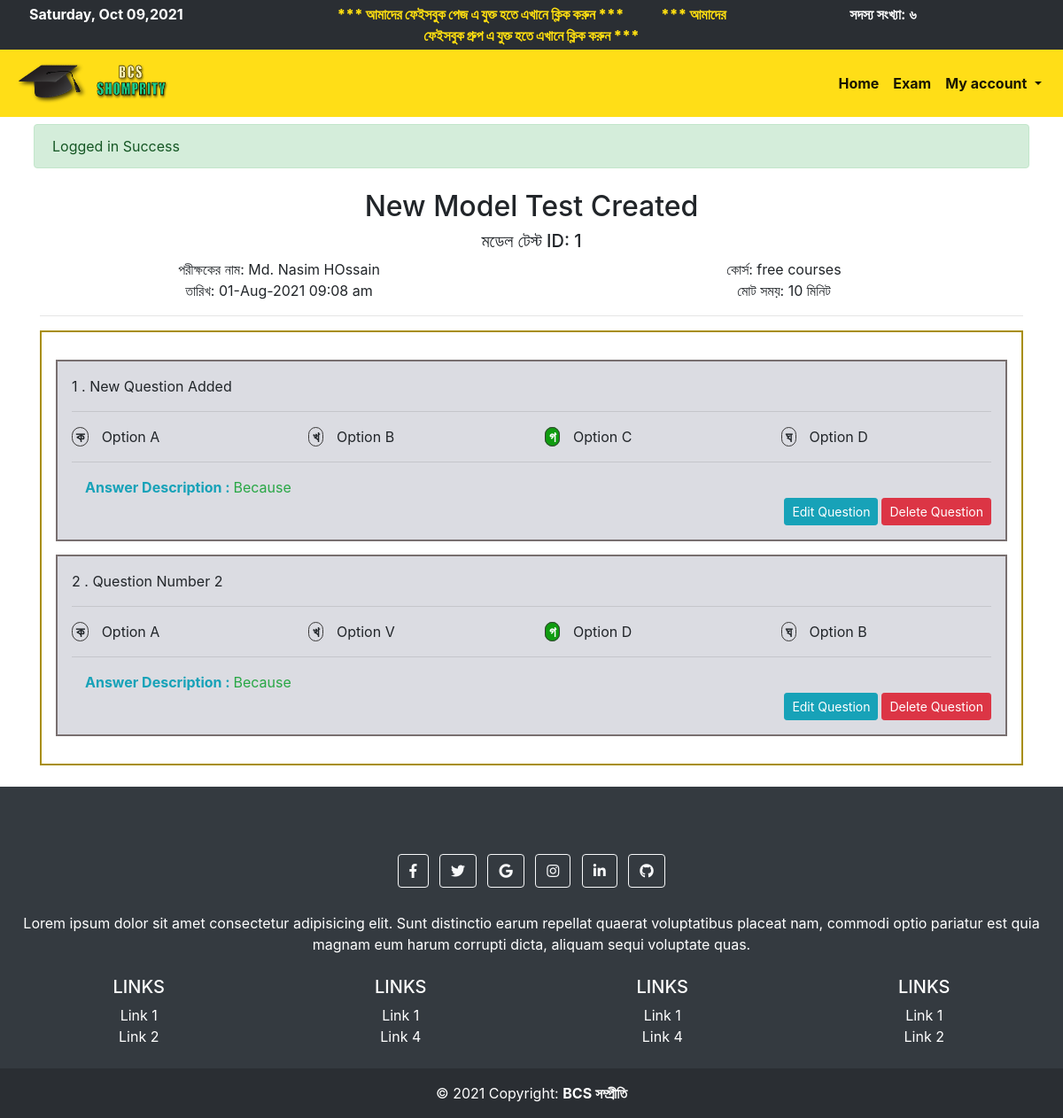
The page /student/view_model_question.php?id=39 (signed in) on the database its author committed.
### tables this page shows
CREATE TABLE `model_test` (
  `id` int(11) NOT NULL,
  `user_id` int(11) NOT NULL,
  `model_test_name` varchar(100) NOT NULL,
  `model_test_examiner_name` varchar(100) NOT NULL,
  `positive_mark` float NOT NULL,
  `negative_mark` float NOT NULL,
  `model_test_date` varchar(100) NOT NULL,
  `duration` int(11) NOT NULL,
  `model_set` varchar(100) DEFAULT NULL,
  `course_id` int(11) DEFAULT NULL,
  `payment` int(11) DEFAULT NULL,
  `pinned` int(11) DEFAULT NULL,
  `secure_pin` varchar(100) DEFAULT NULL,
  `image_name` varchar(100) DEFAULT NULL,
  `image_type` varchar(100) DEFAULT NULL,
  `participants` int(11) DEFAULT NULL,
  `finished` int(11) DEFAULT NULL,
  `total_questions` int(11) DEFAULT NULL,
  `created_at` timestamp NULL DEFAULT current_timestamp(),
  `banner_payment_amount` varchar(100) DEFAULT NULL,
  `banner_medium` varchar(100) DEFAULT NULL,
  `banner_action` tinyint(1) NOT NULL DEFAULT 0,
  `banner_payment_number` varchar(100) DEFAULT NULL
);

CREATE TABLE `create_course` (
  `id` int(100) NOT NULL,
  `user_id` int(11) NOT NULL,
  `course_name` varchar(100) NOT NULL,
  `payment_status` tinyint(1) NOT NULL DEFAULT 0,
  `payment_amount` int(255) DEFAULT NULL,
  `register_student` int(255) DEFAULT 0,
  `created_exams` int(255) DEFAULT 0,
  `created_at` timestamp NOT NULL DEFAULT current_timestamp()
);

CREATE TABLE `questions` (
  `id` bigint(20) NOT NULL,
  `model_test_id` bigint(20) NOT NULL,
  `questions` longtext DEFAULT NULL CHECK (json_valid(`questions`)),
  `option_A` longtext DEFAULT NULL CHECK (json_valid(`option_A`)),
  `option_B` longtext DEFAULT NULL CHECK (json_valid(`option_B`)),
  `option_C` longtext DEFAULT NULL CHECK (json_valid(`option_C`)),
  `option_D` longtext DEFAULT NULL CHECK (json_valid(`option_D`)),
  `created_at` timestamp NOT NULL DEFAULT current_timestamp()
);

### link/dbname.php (called while the page is built, shortened)
<?php
$CREATE_COURSE = 'create_course';
$MODEL_TEST = 'model_test';
$QUESTIONS  = 'questions';

### student/view_model_question.php (the view, shortened to what this page needs)
<?php include 'toplayout.php';
$userId = userID($userInput);
if(empty($_GET['id'])){
    $modelTestID = remainingBYID_DESC($MODEL_TEST,"id",$userId);
}else {
    $modelTestID = $_GET['id'];
}
$modelTestID =  intval($modelTestID);
$model_test_data = twoTablesFULLJOIN_WHERE($MODEL_TEST,'course_id',$CREATE_COURSE,'id','id',$modelTestID);
$questions_data = all_by_SPECIFIC_ID($QUESTIONS,'model_test_id',$modelTestID);
$finishdModelTestorNot =  TotalNumberOfRowsWhereTWO_AND($MODEL_TEST,"id","finished",$modelTestID,1);
?>
<div class="container">
    <div class="row text-center">
        <div class="col-sm-12">
            <?php foreach ($model_test_data as $row) {  ?>
            <h2><?php  echo $row['model_test_name']; ?></h2>
            <h5>মডেল টেস্ট ID: <?php  echo $row['id']; ?> </h5>
        </div>
        <div class="col-sm-6 text-center">
            পরীক্ষকের নাম: <?php  echo $row['model_test_examiner_name']; ?> <br>
            তারিখ: <?php  echo stringToDate($row['model_test_date']).' '.stringToTime($row['model_test_date']); ?>
        </div>
        <div class="col-sm-6 text-center">
            <?php if (!empty($row['course_id'])){ ?>
            কোর্স: <?php echo $row['course_name'] ?> <br>
            মোট সময়: <?php  echo $row['duration']; ?> মিনিট
            <?php } }?>
        </div>
    </div>
    <hr>
    <div class="question_set_box">
        <?php
        $index=1;
        foreach ($questions_data  as $row) {
        $questions = json_decode($row['questions']);
        $option_A = json_decode($row['option_A']);
        $option_B = json_decode($row['option_B']);
        $option_C = json_decode($row['option_C']);
        $option_D = json_decode($row['option_D']);
        $questions_statement = str_replace("[]","<u>",$questions->question_statement);
        $questions_statement = str_replace("[/]","</u>",$questions_statement);
        $colorA = '';
        $colorB = '';
        $colorC = '';
        $colorD = '';
        if($questions->correct_answer=='A'){$colorA = 'green_bg';}
        else if($questions->correct_answer=='B') {$colorB = 'green_bg';}
        else if($questions->correct_answer=='C') {$colorC = 'green_bg';}
        else if($questions->correct_answer=='D') {$colorD = 'green_bg';}
      ?>
        <div class="question_box">
            <div class="row">
                <div class ="col-sm-8 col-md-8 col-xl-8 col-lg-8">
                <?php  echo $index." . ".$questions_statement; ?>
                </div>
                <div class ="col-sm-4 col-md-4 col-xl-4 col-lg-4">
               </div>
            </div>
            <hr>
                <div class="row">
                    <div class="col-sm-3">
                    <span class="option_circle <?php echo $colorA; ?>">ক</span> <span class="result_option"><?php echo $option_A ->option_A; ?></span>
                    </div>
                    <div class="col-sm-3">
                        <span class="option_circle <?php echo $colorB; ?>">খ</span> <span class="result_option"><?php echo $option_B ->option_B; ?></span>
                    </div>
                    <div class="col-sm-3">
                        <span class="option_circle <?php echo $colorC; ?>">গ</span> <span class="result_option"><?php echo $option_C ->option_C; ?></span>
                    </div>
                    <div class="col-sm-3">
                        <span class="option_circle <?php echo $colorD; ?>">ঘ</span> <span class="result_option"><?php echo $option_D ->option_D; ?></span>
                    </div>
                </div>
                <hr>
                <div class="col-sm-12">
                        <b class="text-info">Answer Description :
                        </b><span class="text-success"><?php echo $questions->question_answer_description; ?></span><br>
                </div>
                <?php if($finishdModelTestorNot<1){ ?>
                <div class="d-flex justify-content-end">
                    <a class="btn btn-info btn-sm mr-1" href="edit_previous_questions.php?id=<?php echo $row['id']; ?>&index=<?php echo $index; ?>" disabled>Edit Question</a>
                    <form method="post" action="../link/delete.php">
                     <button class="btn btn-danger btn-sm"name="delete_question" onclick="return confirm('Are you sure you want to delete this question?')">Delete Question</button>
                    </form>
                </div>
                <?php } ?>
        </div>
        <?php $index=$index+1; } ?>
    </div>
</div>
<br>
<?php include 'bottomlayout.php'; ?>

### rows shown on the page
model_test: model_test_name "New Model Test Created", create_course.id "1", model_test_examiner_name "Md. Nasim HOssain", model_test_date "01-Aug-2021", model_test_date "09:08 am", create_course.course_name "free courses", duration "10"
questions: question_statement "New Question Added", option_A "Option A", option_B "Option B", option_C "Option C", option_D "Option D", question_answer_description "Because"
questions: question_statement "Question Number 2", option_A "Option A", option_B "Option V", option_C "Option D", option_D "Option B", question_answer_description "Because"

### other values the page prints
englishToBangla($totalmember) "৬"
$_SESSION['message'] "Logged in Success"
